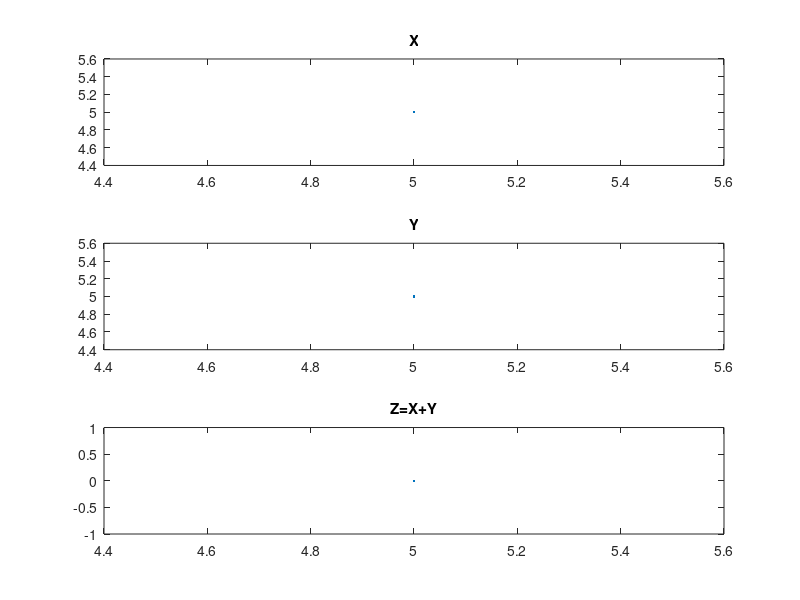

Write the MATLAB code that produced this figure.
n1=input('length in form x:y');
x=input('sequence in form [x y .. z]');

n2=input('length in form x:y');
y=input('sequence in form [x y .. z]');
% two signals of different indeces
subplot(3,1,1);
plot(n1,x);
title('X') ;

subplot(3,1,2);
plot(n2,y);
title('Y');

n3 =min (min(n1) ,min( n2 ) ) : max ( max ( n1 ) , max ( n2 ) );  %  finding the duration of output signal
s1 =zeros(1,length (n3) );
s2 =s1;
s1 (find ( ( n3>=min( n1 ) ) & ( n3 <=max ( n1 ) )==1 ) )=x; 
% signal x with the duration of  output signal add
s2 (find ( ( n3>=min ( n2 ) ) & ( n3 <=max ( n2 ))==1) )=y;
 % signal y with the duration of  output signal add
add=s1 -s2; % addition
subplot(3,1,3)
plot(n3,add)
title('Z=X+Y');